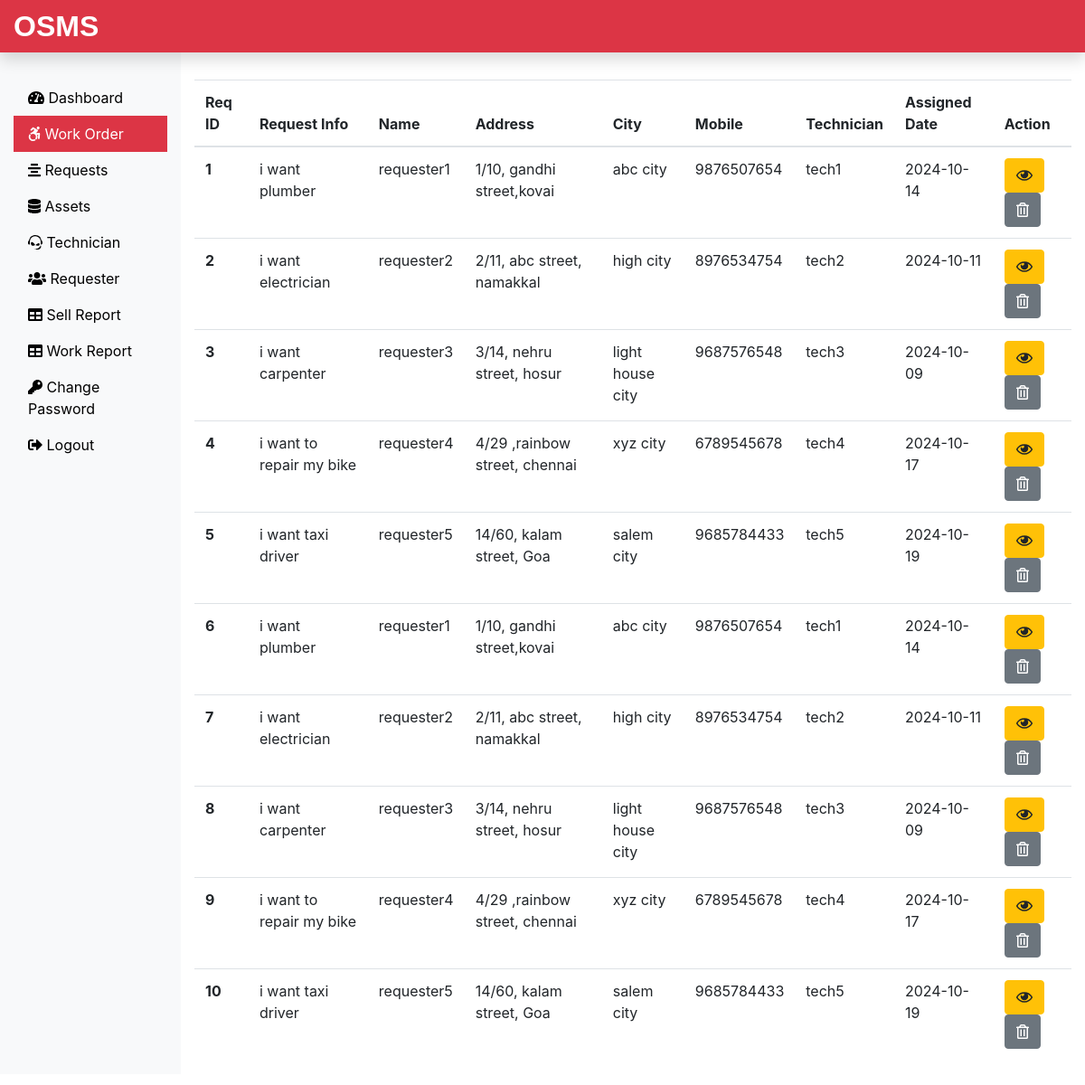
Page /Admin/work.php (signed in) on the committed database.
### tables this page shows
CREATE TABLE `assignwork_tb` (
  `rno` int(11) NOT NULL,
  `request_id` int(11) NOT NULL,
  `request_info` text NOT NULL,
  `request_desc` text NOT NULL,
  `requester_name` varchar(60) NOT NULL,
  `requester_add1` text NOT NULL,
  `requester_add2` text NOT NULL,
  `requester_city` varchar(60) NOT NULL,
  `requester_state` varchar(60) NOT NULL,
  `requester_zip` int(11) NOT NULL,
  `requester_email` varchar(60) NOT NULL,
  `requester_mobile` bigint(11) NOT NULL,
  `assign_tech` varchar(60) NOT NULL,
  `assign_date` date NOT NULL
);

### Admin/work.php (the view, shortened to what this page needs)
<?php
include('includes/header.php');
include('../dbConnection.php');
?>
<div class="col-sm-9 col-md-10 mt-5">
  <?php
 $sql = "SELECT * FROM assignwork_tb";
 $result = $conn->query($sql);
 if($result->num_rows > 0){
  echo '<table class="table">
  <thead>
    <tr>
      <th scope="col">Req ID</th>
      <th scope="col">Request Info</th>
      <th scope="col">Name</th>
      <th scope="col">Address</th>
      <th scope="col">City</th>
      <th scope="col">Mobile</th>
      <th scope="col">Technician</th>
      <th scope="col">Assigned Date</th>
      <th scope="col">Action</th>
    </tr>
  </thead>
  <tbody>';
  while($row = $result->fetch_assoc()){
    echo '<tr>
    <th scope="row">'.$row["request_id"].'</th>
    <td>'.$row["request_info"].'</td>
    <td>'.$row["requester_name"].'</td>
    <td>'.$row["requester_add1"].'</td>
    <td>'.$row["requester_city"].'</td>
    <td>'.$row["requester_mobile"].'</td>
    <td>'.$row["assign_tech"].'</td>
    <td>'.$row["assign_date"].'</td>
    <td><form action="viewassignwork.php" method="POST" class="d-inline"> <input type="hidden" name="id" value='. $row["request_id"] .'><button type="submit" class="btn btn-warning" name="view" value="View"><i class="far fa-eye"></i></button></form>
    <form action="" method="POST" class="d-inline"><input type="hidden" name="id" value='. $row["request_id"] .'><button type="submit" class="btn btn-secondary" name="delete" value="Delete"><i class="far fa-trash-alt"></i></button></form>
    </td>
    </tr>';
   }
   echo '</tbody> </table>';
  } else {
    echo "0 Result";
  }
  ?>
</div>
</div>
</div>
<?php
include('includes/footer.php');
?>

### rows in the picture
assignwork_tb: request "1", request_info "i want plumber", requester_name "requester1", requester_add1 "1/10, gandhi street,kovai", requester_city "abc city", requester_mobile "9876507654", assign_tech "tech1", assign_date "2024-10-14"
assignwork_tb: request "2", request_info "i want electrician", requester_name "requester2", requester_add1 "2/11, abc street, namakkal", requester_city "high city", requester_mobile "8976534754", assign_tech "tech2", assign_date "2024-10-11"
assignwork_tb: request "3", request_info "i want carpenter", requester_name "requester3", requester_add1 "3/14, nehru street, hosur", requester_city "light house city", requester_mobile "9687576548", assign_tech "tech3", assign_date "2024-10-09"
assignwork_tb: request "4", request_info "i want to repair my bike", requester_name "requester4", requester_add1 "4/29 ,rainbow street, chennai", requester_city "xyz city", requester_mobile "6789545678", assign_tech "tech4", assign_date "2024-10-17"
assignwork_tb: request "5", request_info "i want taxi driver", requester_name "requester5", requester_add1 "14/60, kalam street, Goa", requester_city "salem city", requester_mobile "9685784433", assign_tech "tech5", assign_date "2024-10-19"
assignwork_tb: request "6", request_info "i want plumber", requester_name "requester1", requester_add1 "1/10, gandhi street,kovai", requester_city "abc city", requester_mobile "9876507654", assign_tech "tech1", assign_date "2024-10-14"
assignwork_tb: request "7", request_info "i want electrician", requester_name "requester2", requester_add1 "2/11, abc street, namakkal", requester_city "high city", requester_mobile "8976534754", assign_tech "tech2", assign_date "2024-10-11"
assignwork_tb: request "8", request_info "i want carpenter", requester_name "requester3", requester_add1 "3/14, nehru street, hosur", requester_city "light house city", requester_mobile "9687576548", assign_tech "tech3", assign_date "2024-10-09"
assignwork_tb: request "9", request_info "i want to repair my bike", requester_name "requester4", requester_add1 "4/29 ,rainbow street, chennai", requester_city "xyz city", requester_mobile "6789545678", assign_tech "tech4", assign_date "2024-10-17"
assignwork_tb: request "10", request_info "i want taxi driver", requester_name "requester5", requester_add1 "14/60, kalam street, Goa", requester_city "salem city", requester_mobile "9685784433", assign_tech "tech5", assign_date "2024-10-19"
